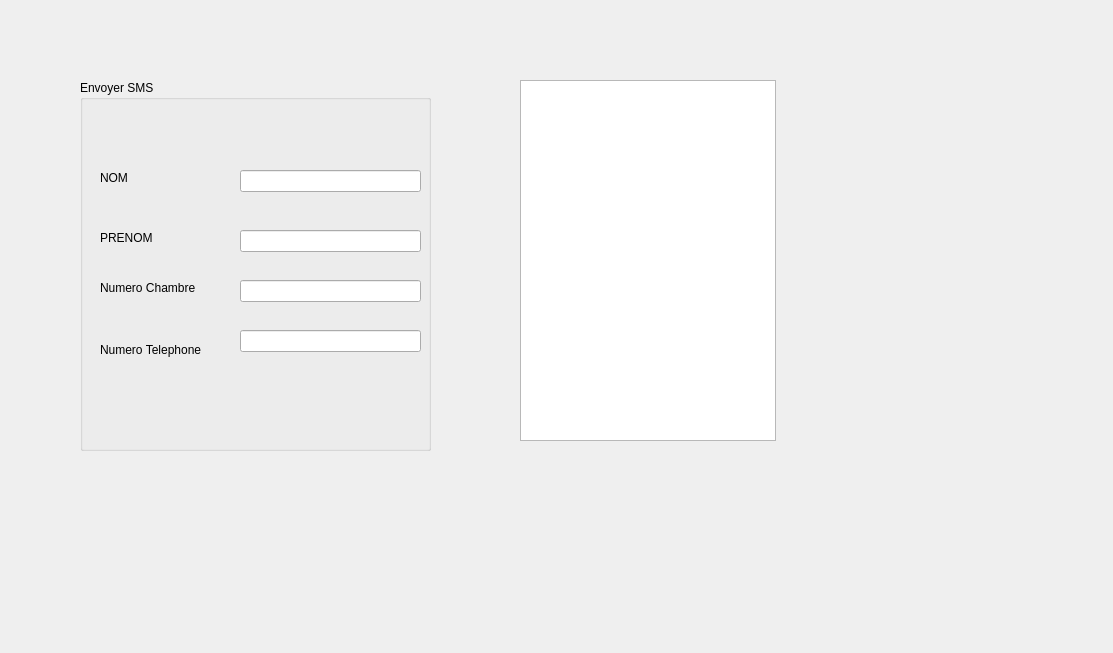
<?xml version="1.0" encoding="UTF-8"?>
<ui version="4.0">
 <class>EnvoieSMS</class>
 <widget class="QWidget" name="EnvoieSMS">
  <property name="geometry">
   <rect>
    <x>0</x>
    <y>0</y>
    <width>1113</width>
    <height>653</height>
   </rect>
  </property>
  <property name="windowTitle">
   <string>Form</string>
  </property>
  <widget class="QListView" name="listView">
   <property name="geometry">
    <rect>
     <x>520</x>
     <y>80</y>
     <width>256</width>
     <height>361</height>
    </rect>
   </property>
  </widget>
  <widget class="QGroupBox" name="groupBox">
   <property name="geometry">
    <rect>
     <x>80</x>
     <y>80</y>
     <width>351</width>
     <height>371</height>
    </rect>
   </property>
   <property name="title">
    <string>Envoyer SMS</string>
   </property>
   <widget class="QLabel" name="label">
    <property name="geometry">
     <rect>
      <x>20</x>
      <y>90</y>
      <width>111</width>
      <height>16</height>
     </rect>
    </property>
    <property name="text">
     <string>NOM </string>
    </property>
   </widget>
   <widget class="QLineEdit" name="lineEdit">
    <property name="geometry">
     <rect>
      <x>160</x>
      <y>90</y>
      <width>181</width>
      <height>22</height>
     </rect>
    </property>
   </widget>
   <widget class="QLabel" name="label_2">
    <property name="geometry">
     <rect>
      <x>20</x>
      <y>150</y>
      <width>91</width>
      <height>16</height>
     </rect>
    </property>
    <property name="text">
     <string>PRENOM</string>
    </property>
   </widget>
   <widget class="QLineEdit" name="lineEdit_2">
    <property name="geometry">
     <rect>
      <x>160</x>
      <y>150</y>
      <width>181</width>
      <height>22</height>
     </rect>
    </property>
   </widget>
   <widget class="QLabel" name="label_3">
    <property name="geometry">
     <rect>
      <x>20</x>
      <y>200</y>
      <width>101</width>
      <height>16</height>
     </rect>
    </property>
    <property name="text">
     <string>Numero Chambre</string>
    </property>
   </widget>
   <widget class="QLineEdit" name="lineEdit_3">
    <property name="geometry">
     <rect>
      <x>160</x>
      <y>200</y>
      <width>181</width>
      <height>22</height>
     </rect>
    </property>
   </widget>
   <widget class="QLabel" name="label_4">
    <property name="geometry">
     <rect>
      <x>20</x>
      <y>260</y>
      <width>111</width>
      <height>20</height>
     </rect>
    </property>
    <property name="text">
     <string>Numero Telephone</string>
    </property>
   </widget>
   <widget class="QLineEdit" name="lineEdit_4">
    <property name="geometry">
     <rect>
      <x>160</x>
      <y>250</y>
      <width>181</width>
      <height>22</height>
     </rect>
    </property>
   </widget>
  </widget>
 </widget>
 <resources/>
 <connections/>
</ui>
